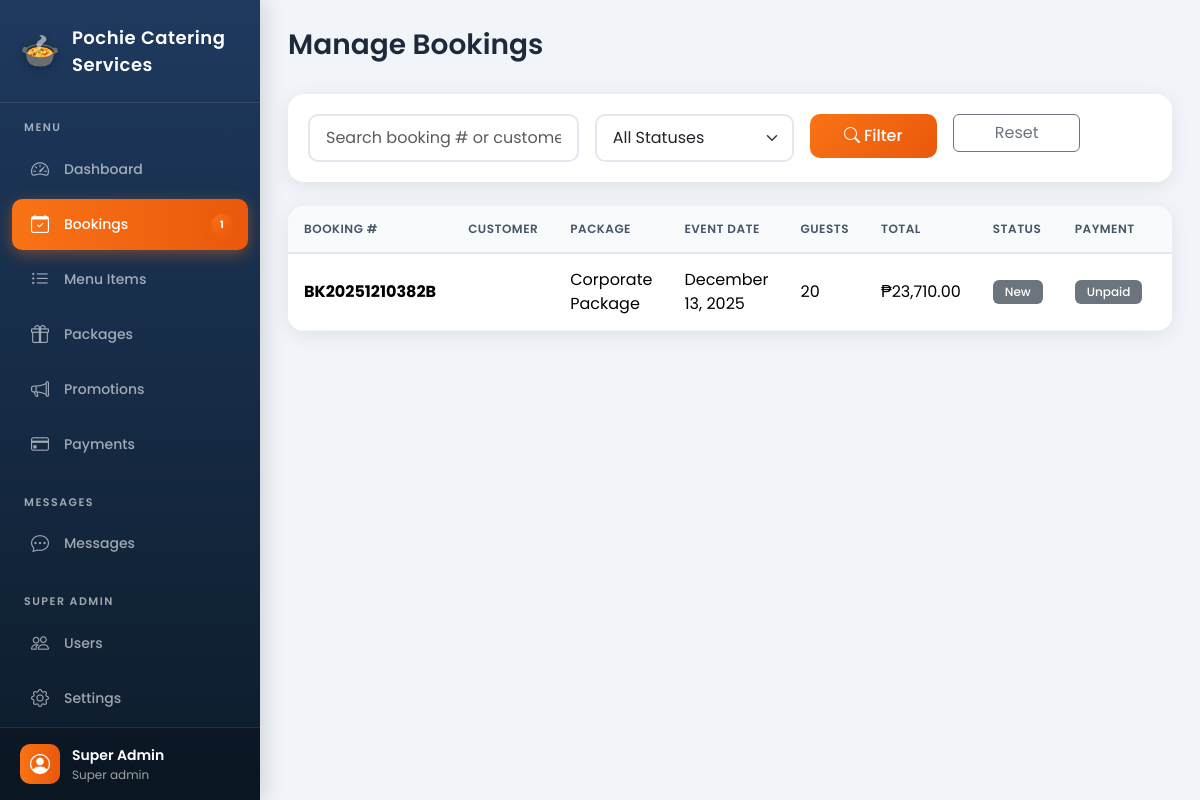
The app's page /admin/bookings.php (signed in) with its own data.
### tables this page shows
CREATE TABLE `bookings` (
  `id` int(11) NOT NULL,
  `booking_number` varchar(20) NOT NULL,
  `customer_id` int(11) DEFAULT NULL,
  `package_id` int(11) DEFAULT NULL,
  `event_type` varchar(100) DEFAULT NULL,
  `event_date` date NOT NULL,
  `event_time` time DEFAULT NULL,
  `venue_address` text NOT NULL,
  `number_of_guests` int(11) NOT NULL,
  `special_requests` text DEFAULT NULL,
  `total_amount` decimal(12,2) DEFAULT NULL,
  `status` enum('new','pending','negotiating','approved','paid','preparing','completed','cancelled') DEFAULT 'new',
  `payment_status` enum('unpaid','partial','paid') DEFAULT 'unpaid',
  `payment_method` varchar(50) DEFAULT NULL,
  `assigned_staff_id` int(11) DEFAULT NULL,
  `notes` text DEFAULT NULL,
  `created_at` timestamp NOT NULL DEFAULT current_timestamp(),
  `updated_at` timestamp NOT NULL DEFAULT current_timestamp() ON UPDATE current_timestamp()
);

CREATE TABLE `packages` (
  `id` int(11) NOT NULL,
  `name` varchar(100) NOT NULL,
  `description` text DEFAULT NULL,
  `base_price` decimal(10,2) NOT NULL,
  `min_pax` int(11) DEFAULT 50,
  `max_pax` int(11) DEFAULT 500,
  `image` varchar(255) DEFAULT NULL,
  `inclusions` text DEFAULT NULL,
  `is_active` tinyint(1) DEFAULT 1,
  `created_at` timestamp NOT NULL DEFAULT current_timestamp()
);

### admin/bookings.php (the view, shortened to what this page needs)
<?php
require_once '../config/functions.php';
$userId = $_SESSION['user_id'];
$sql = "SELECT b.*, u.first_name, u.last_name, u.email, u.phone, p.name as package_name,
        (SELECT COUNT(*) FROM chat_messages cm WHERE cm.booking_id = b.id AND cm.sender_id != $userId AND cm.is_read = 0) as unread_messages
        FROM bookings b
        LEFT JOIN users u ON b.customer_id = u.id
        LEFT JOIN packages p ON b.package_id = p.id
        WHERE 1=1";
$sql .= " ORDER BY b.created_at DESC";
$bookings = $conn->query($sql);
?>
<!DOCTYPE html>
<html lang="en">
<head>
    <link href="https://cdn.jsdelivr.net/npm/bootstrap@5.3.2/dist/css/bootstrap.min.css" rel="stylesheet">
    <link href="https://cdn.jsdelivr.net/npm/bootstrap-icons@1.11.1/font/bootstrap-icons.css" rel="stylesheet">
</head>
<body>
    <?php include 'includes/sidebar.php'; ?>
    <div class="main-content">
        <div class="d-flex justify-content-between align-items-center mb-4">
            <h3>Manage Bookings</h3>
        </div>
        <div class="card mb-4">
            <div class="card-body">
                <form method="GET" class="row g-3">
                    <div class="col-md-4">
                        <input type="text" name="search" class="form-control" placeholder="Search booking # or customer..." value="<?= htmlspecialchars($_GET['search'] ?? '') ?>">
                    </div>
                    <div class="col-md-3">
                        <select name="status" class="form-select">
                            <option value="">All Statuses</option>
                        </select>
                    </div>
                    <div class="col-md-2">
                        <button type="submit" class="btn btn-primary w-100"><i class="bi bi-search me-1"></i>Filter</button>
                    </div>
                    <div class="col-md-2">
                        <a href="<?= adminUrl('bookings.php') ?>" class="btn btn-outline-secondary w-100">Reset</a>
                    </div>
                </form>
            </div>
        </div>
        <div class="card">
            <div class="card-body p-0">
                <div class="table-responsive">
                    <table class="table table-hover mb-0">
                        <thead class="table-light">
                            <tr>
                                <th>Booking #</th>
                                <th>Customer</th>
                                <th>Package</th>
                                <th>Event Date</th>
                                <th>Guests</th>
                                <th>Total</th>
                                <th>Status</th>
                                <th>Payment</th>
                                <th>Actions</th>
                            </tr>
                        </thead>
                        <tbody>
                            <?php if ($bookings && $bookings->num_rows > 0): ?>
                            <?php while($b = $bookings->fetch_assoc()): ?>
                            <tr>
                                <td>
                                    <strong><?= $b['booking_number'] ?></strong>
                                </td>
                                <td>
                                    <?= htmlspecialchars($b['first_name'] . ' ' . $b['last_name']) ?><br>
                                </td>
                                <td><?= htmlspecialchars($b['package_name'] ?? 'N/A') ?></td>
                                <td><?= formatDate($b['event_date']) ?></td>
                                <td><?= $b['number_of_guests'] ?></td>
                                <td><?= formatPrice($b['total_amount']) ?></td>
                                <td><?= getStatusBadge($b['status']) ?></td>
                                <td><?= getPaymentBadge($b['payment_status']) ?></td>
                                <td>
                                </td>
                            </tr>
                            <?php endwhile; ?>
                            <?php else: ?>
                            <tr><td colspan="9" class="text-center text-muted py-4">No bookings found</td></tr>
                            <?php endif; ?>
                        </tbody>
                    </table>
                </div>
            </div>
        </div>
    </div>
</body>
</html>

### config/functions.php (shortened to what this page needs)
<?php
function adminUrl($path) {
    return BASE_URL . '/admin/' . ltrim($path, '/');
}
function formatPrice($price) {
    return '₱' . number_format($price, 2);
}
function formatDate($date) {
    return date('F j, Y', strtotime($date));
}
function getStatusBadge($status) {
    $badges = [
        'new' => '<span class="badge bg-info">New</span>',
        'pending' => '<span class="badge bg-warning">Pending</span>',
        'negotiating' => '<span class="badge bg-primary">Negotiating</span>',
        'approved' => '<span class="badge bg-success">Approved</span>',
        'paid' => '<span class="badge bg-success">Paid</span>',
        'preparing' => '<span class="badge bg-info">Preparing</span>',
        'completed' => '<span class="badge bg-secondary">Completed</span>',
        'cancelled' => '<span class="badge bg-danger">Cancelled</span>'
    ];
    return $badges[$status] ?? '<span class="badge bg-secondary">' . ucfirst($status) . '</span>';
}
function getPaymentBadge($status) {
    $badges = [
        'unpaid' => '<span class="badge bg-danger">Unpaid</span>',
        'partial' => '<span class="badge bg-warning">Partial</span>',
        'paid' => '<span class="badge bg-success">Paid</span>'
    ];
    return $badges[$status] ?? '<span class="badge bg-secondary">' . ucfirst($status) . '</span>';
}
?>

### admin/bookings.php (style rules this page uses)
body { font-family: 'Poppins', sans-serif; }

### admin/includes/sidebar.php (style rules this page uses)
:root { --sidebar-bg: linear-gradient(180deg, #1e3a5f 0%, #0d1b2a 100%); --sidebar-width: 260px; --nav-item-hover: rgba(255, 255, 255, 0.1); --nav-item-active: linear-gradient(90deg, #f97316 0%, #ea580c 100%); --accent-color: #f97316; --text-primary: #ffffff; --text-secondary: rgba(255, 255, 255, 0.6); }
* { margin: 0; padding: 0; box-sizing: border-box; }
body { font-family: 'Poppins', sans-serif; background: #f1f5f9; }
.main-content { margin-left: var(--sidebar-width); padding: 28px; min-height: 100vh; background: #f1f5f9; }
.main-content h3 { font-weight: 600; color: #1e293b; margin-bottom: 8px; }
.card { border: none; border-radius: 16px; box-shadow: 0 4px 20px rgba(0, 0, 0, 0.08); overflow: hidden; }
.card-body { padding: 20px; }
.btn-primary { background: linear-gradient(135deg, #f97316 0%, #ea580c 100%); border: none; padding: 10px 20px; font-weight: 500; border-radius: 10px; transition: all 0.2s ease; }
.table { margin-bottom: 0; }
.table thead th { background: #f8fafc; border-bottom: 2px solid #e2e8f0; font-weight: 600; color: #475569; text-transform: uppercase; font-size: 12px; letter-spacing: 0.5px; padding: 14px 16px; }
.table tbody td { padding: 14px 16px; vertical-align: middle; border-bottom: 1px solid #f1f5f9; }
.badge { padding: 6px 12px; font-weight: 500; font-size: 12px; border-radius: 6px; }
.form-control, .form-select { border-radius: 10px; border: 2px solid #e2e8f0; padding: 10px 16px; transition: all 0.2s ease; }

### records on screen
bookings: booking_number "BK20251210382B", package.name "Corporate Package", event_date "December 13, 2025", number_of_guests "20", total_amount "₱23,710.00", status "New", payment_status "Unpaid"

### other values on screen
$sidebarSiteName "Pochie Catering Services"
$adminNotifs['new_bookings'] "1"
$_SESSION['user_name'] "Super Admin"
str_replace('_', ' ', getUserRole()) "Super admin"
